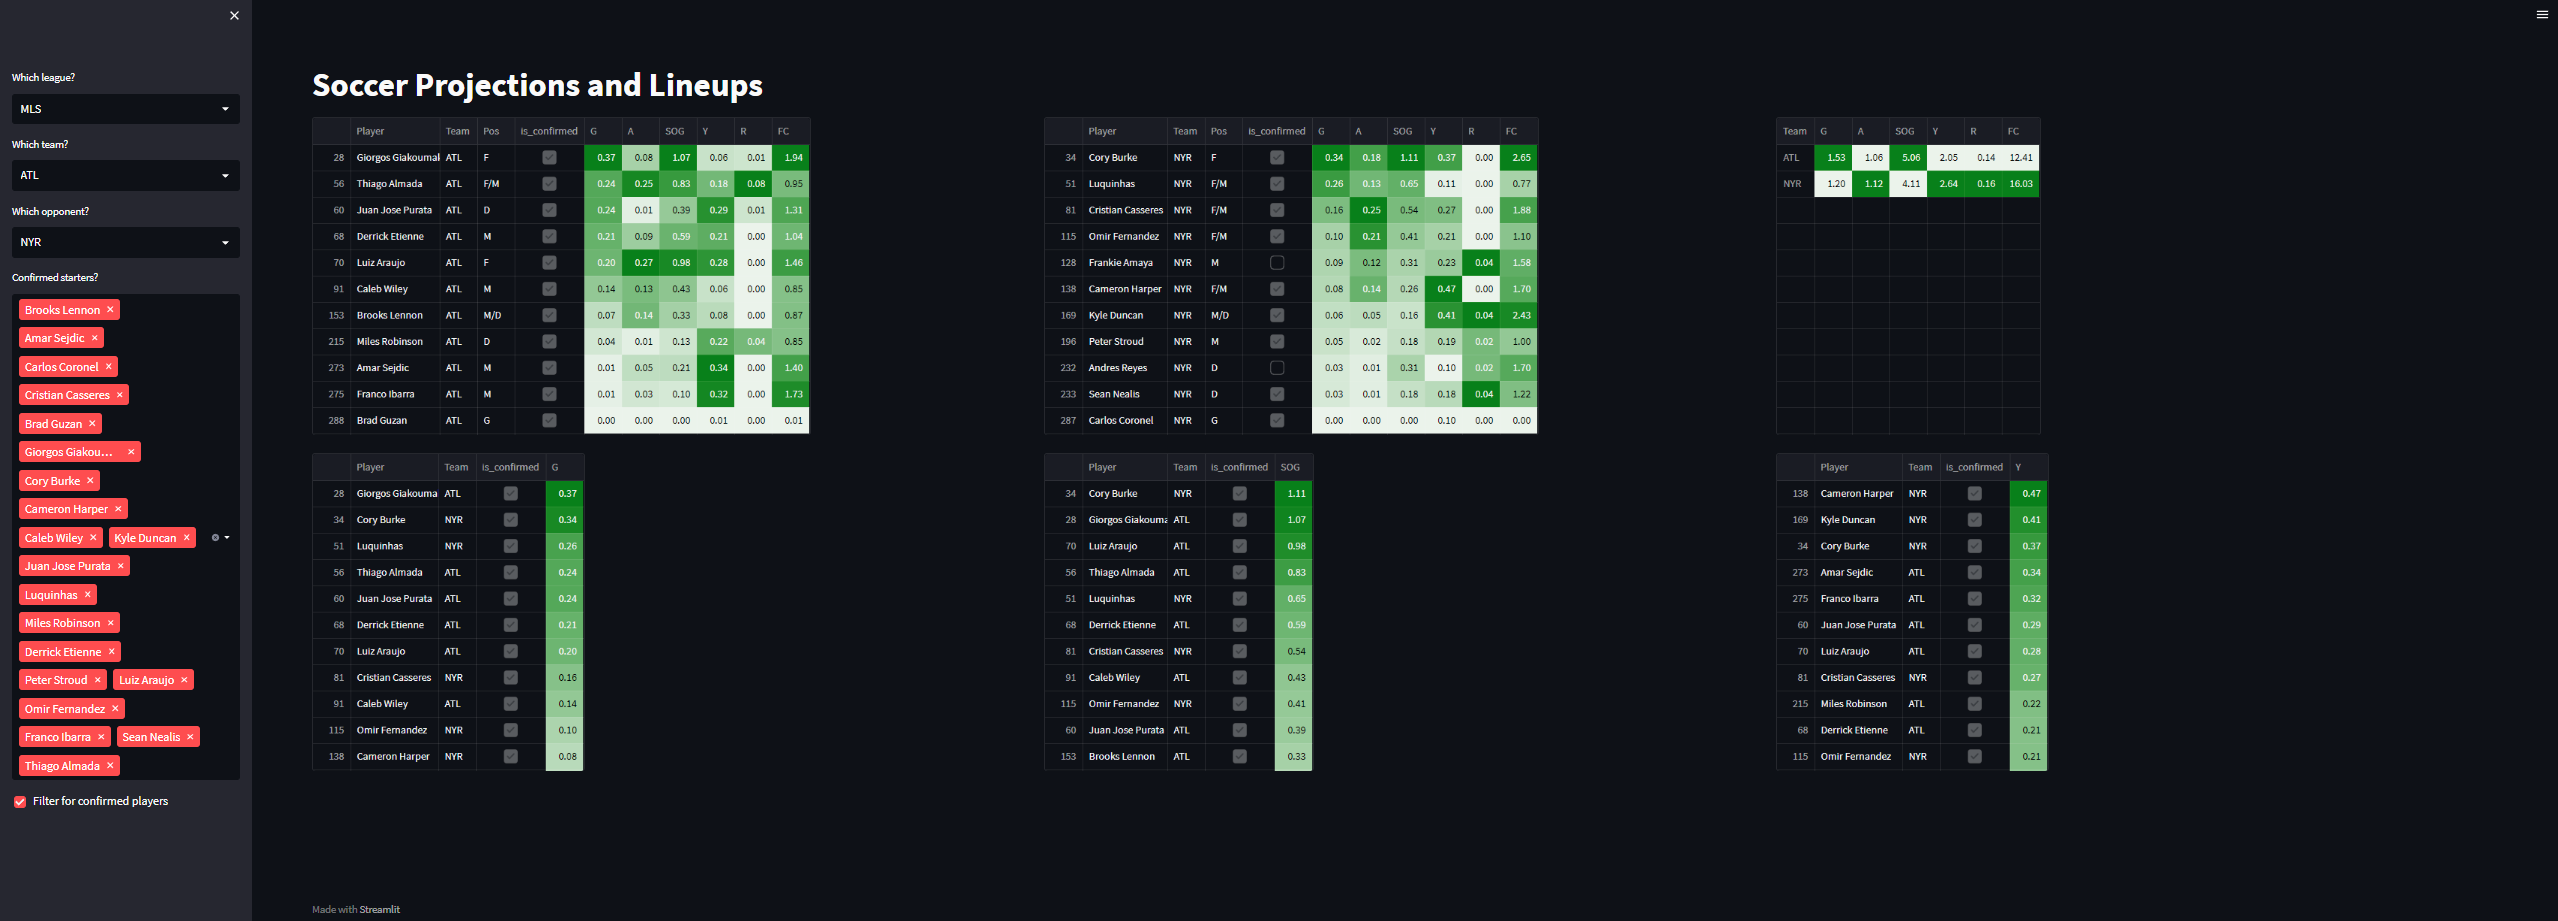

Generate this figure with Python:
import streamlit as st
import pandas as pd
import seaborn as sns
from credentials import user, passwd
import os

st.set_page_config(layout="wide")

cm = sns.light_palette("green", as_cmap=True)

st.title("Soccer Projections and Lineups")

def show_data(dat, league, team, opp):
    a = dat[(dat['league'] == league) & (dat['Team'] == team) & (dat['Opp'] == opp)][['Player', 'Team', 'Pos', 'is_confirmed', 'G', 'A', 'SOG', 'Y', 'R', 'FC']]

    b = dat[(dat['league'] == league) & (dat['Team'] == opp) & (dat['Opp'] == team)][['Player', 'Team', 'Pos', 'is_confirmed', 'G', 'A', 'SOG', 'Y', 'R', 'FC']]
    
    return (a, b)

def summarize_data(dat, league, team, opp):
    c = dat[(dat['league'] == league) & (((dat['Team'] == team) & (dat['Opp'] == opp)) | ((dat['Team'] == opp) & (dat['Opp'] == team)))].groupby('Team')[['G', 'A', 'SOG', 'Y', 'R', 'FC']].sum()
    return (c)

def top_data(dat, league, team, opp):
    a = dat[(dat['league'] == league) & (dat['Team'] == team) & (dat['Opp'] == opp)][['Player', 'Team', 'Pos', 'is_confirmed', 'G', 'A', 'SOG', 'Y', 'R', 'FC']]
    b = dat[(dat['league'] == league) & (dat['Team'] == opp) & (dat['Opp'] == team)][['Player', 'Team', 'Pos', 'is_confirmed', 'G', 'A', 'SOG', 'Y', 'R', 'FC']]
    dat = pd.concat([a, b])
    g = dat[['Player', 'Team', 'is_confirmed', 'G']].sort_values(['is_confirmed', 'G'], ascending = False)
    sog = dat[['Player', 'Team', 'is_confirmed', 'SOG']].sort_values(['is_confirmed', 'SOG'], ascending = False)
    y = dat[['Player', 'Team', 'is_confirmed', 'Y']].sort_values(['is_confirmed', 'Y'], ascending = False)
    return (g, sog, y)

recent_date = os.listdir('projections/')[-1]
dat = pd.concat([pd.read_csv('C:/Users/Chuck/Desktop/GitRepos/ChuckSportsAnalytics/Soccer/projections/{}/{}'.format(recent_date, x)) for x in os.listdir('projections/{}/'.format(recent_date))])

dat['is_confirmed'] = False

with st.sidebar:
    leagues = dat['league'].unique()
    leagues.sort()
    league_choice = st.selectbox('Which league?', (leagues))
    
    first_team = dat.query('league == "{}"'.format(league_choice))['Team'].unique()
    first_team.sort()
    team_choice = st.selectbox('Which team?', (first_team))
    
    second_team = dat.query('league == "{}" & Team == "{}"'.format(league_choice, team_choice))['Opp'].unique()
    second_team.sort()
    opp_choice = st.selectbox('Which opponent?', (second_team))
    
    a, b = show_data(dat, league_choice, team_choice, opp_choice)
    c = summarize_data(dat, league_choice, team_choice, opp_choice)
    g, sog, y = top_data(dat, league_choice, team_choice, opp_choice)

    players = a['Player'].tolist() + b['Player'].tolist()
    players.sort()
    
    lineups = st.multiselect('Confirmed starters?', players)    
    confirm_only = st.checkbox("Filter for confirmed players")
        
if confirm_only:
    dat['is_confirmed'] = dat['Player'].apply(lambda x: x in lineups)
    a, b = show_data(dat, league_choice, team_choice, opp_choice)
    c = summarize_data(dat, league_choice, team_choice, opp_choice)
    g, sog, y = top_data(dat, league_choice, team_choice, opp_choice)

col1, col2, col3 = st.columns(3)

with col1:
    st.dataframe(a.style.background_gradient(cmap = cm, axis = 0).format(precision=2), height = 425)
    st.dataframe(g.style.background_gradient(cmap = cm, axis = 0).format(precision=2), height = 425)

with col2:
    st.dataframe(b.style.background_gradient(cmap = cm, axis = 0).format(precision=2), height = 425)
    st.dataframe(sog.style.background_gradient(cmap = cm, axis = 0).format(precision=2), height = 425)
    
with col3:
    st.dataframe(c.style.background_gradient(cmap = cm, axis = 0).format(precision=2), height = 425)
    st.dataframe(y.style.background_gradient(cmap = cm, axis = 0).format(precision=2), height = 425)
